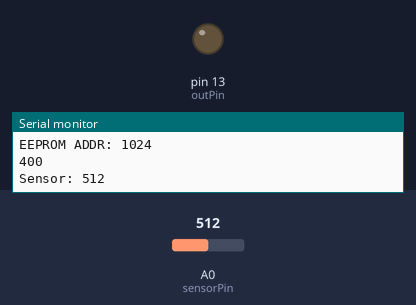
A sketch run on a simulated Arduino Uno, built with avr-gcc and run on an emulated ATmega328P. On the bench: output pins drawn as LEDs (lit = HIGH), the last lines printed to the serial monitor. Inputs (shaded band) come from the test bench; at power-on: A0 (sensorPin) = 512. EEPROM starts erased.

Above: at 2.7 s.
2.8 s: A0 (sensorPin) set to 390
At 24.0 s:
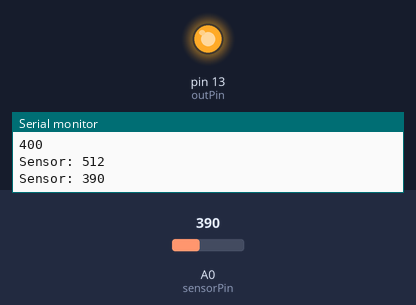
Timing chart, 0 to 25.0 s (numbered marks = the images above; inputs shaded):
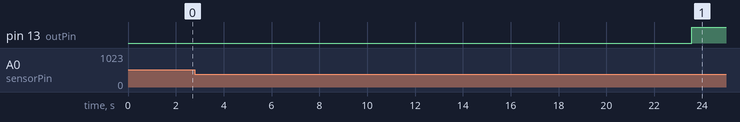

Measured:
- after the input at 2.8 s, pin 13 (outPin): LOW → HIGH after 20.8 s

The sketch:

Pipi.ino
```cpp
#include <EEPROM.h>

static int sensorPin = A0;
static int outPin=13;
static int sensorLimit=400;
int once = 0;
int eepromval;
int eepromaddr=0;
int sensorValue;
int oldSensorValue;
int counter=0;
int storagefactor=2; // we can save vals 1 to 255 and as sensorLimit is 400 we scale vals to half.

void setup() {
  Serial.begin(115200);
  for (eepromaddr = 0; eepromaddr < 1024; eepromaddr++) {
    eepromval = EEPROM.read(eepromaddr);
    if (0)
      EEPROM.write(eepromaddr,0);
    else {
      if (eepromval == 0)
	break;
    }
    Serial.print("EEPROM ");
    Serial.print(eepromaddr);
    Serial.print(" = ");
    Serial.println(eepromval*storagefactor);
  }
  Serial.print("EEPROM ADDR: ");
  Serial.println(eepromaddr);
  Serial.println(sensorLimit);
  pinMode(outPin, OUTPUT);
  digitalWrite(outPin, LOW);
}


void loop() {
  sensorValue = analogRead(sensorPin);

  if (sensorValue != oldSensorValue) {
    oldSensorValue = sensorValue;
    Serial.print("Sensor: ");
    Serial.println(sensorValue);
  }

  if (sensorValue < sensorLimit) {
    counter++;
    if (counter > 20) {
      if (once++ == 0) {
	if (sensorValue < storagefactor)
	  sensorValue = storagefactor; // maps to 1
	EEPROM.write(eepromaddr,sensorValue/storagefactor);
      }
      digitalWrite(outPin, HIGH);
    }
  } else {
    counter=0;
    digitalWrite(outPin, LOW);
  }

  delay(1000);
}
```
